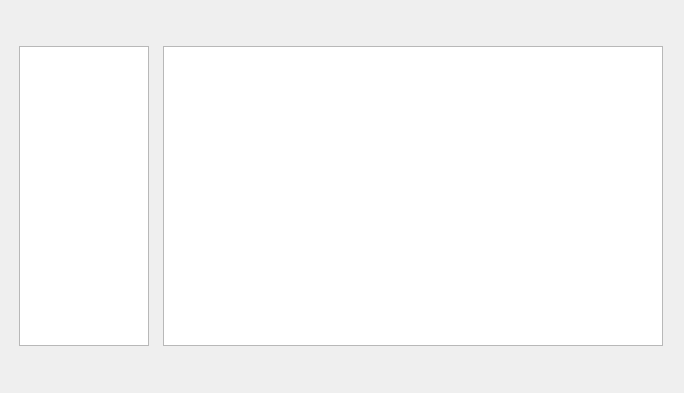
<?xml version="1.0" encoding="UTF-8"?>
<ui version="4.0">
 <class>ListTreeWidget</class>
 <widget class="QWidget" name="ListTreeWidget">
  <property name="geometry">
   <rect>
    <x>0</x>
    <y>0</y>
    <width>684</width>
    <height>393</height>
   </rect>
  </property>
  <property name="windowTitle">
   <string>Form</string>
  </property>
  <property name="styleSheet">
   <string notr="true"/>
  </property>
  <layout class="QHBoxLayout" name="horizontalLayout">
   <item>
    <widget class="QListWidget" name="listWidget">
     <property name="maximumSize">
      <size>
       <width>130</width>
       <height>300</height>
      </size>
     </property>
    </widget>
   </item>
   <item>
    <widget class="QTreeWidget" name="treeWidget">
     <property name="maximumSize">
      <size>
       <width>500</width>
       <height>300</height>
      </size>
     </property>
     <property name="sizeAdjustPolicy">
      <enum>QAbstractScrollArea::AdjustToContents</enum>
     </property>
     <property name="headerHidden">
      <bool>false</bool>
     </property>
     <attribute name="headerVisible">
      <bool>false</bool>
     </attribute>
     <attribute name="headerCascadingSectionResizes">
      <bool>false</bool>
     </attribute>
     <attribute name="headerMinimumSectionSize">
      <number>100</number>
     </attribute>
     <attribute name="headerDefaultSectionSize">
      <number>150</number>
     </attribute>
     <column>
      <property name="text">
       <string notr="true">1</string>
      </property>
     </column>
    </widget>
   </item>
  </layout>
 </widget>
 <resources/>
 <connections/>
</ui>
